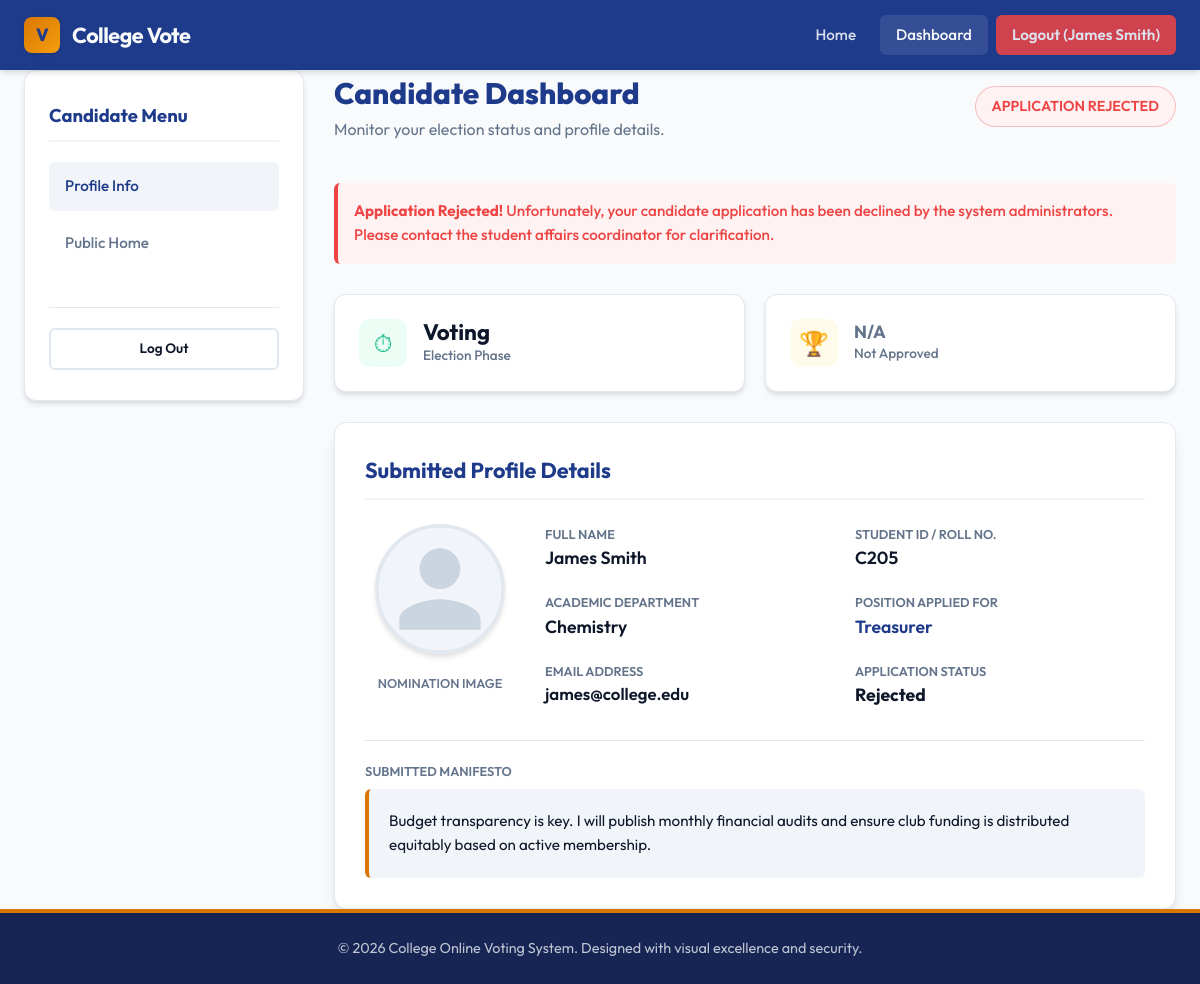
/candidate/dashboard.php (signed in), run on the app's committed database.
### tables this page shows
CREATE TABLE IF NOT EXISTS `system_settings` (
  `id` INT AUTO_INCREMENT PRIMARY KEY,
  `setting_key` VARCHAR(50) NOT NULL UNIQUE,
  `setting_value` VARCHAR(255) NOT NULL
);

CREATE TABLE IF NOT EXISTS `candidate_applications` (
  `id` INT AUTO_INCREMENT PRIMARY KEY,
  `student_id` VARCHAR(50) NOT NULL UNIQUE,
  `candidate_name` VARCHAR(100) NOT NULL,
  `department` VARCHAR(100) NOT NULL,
  `position` VARCHAR(100) NOT NULL,
  `email` VARCHAR(100) NOT NULL UNIQUE,
  `password` VARCHAR(255) NOT NULL,
  `photo` VARCHAR(255) NOT NULL,
  `manifesto` TEXT NOT NULL,
  `status` VARCHAR(20) DEFAULT 'Pending' NOT NULL  
);

### candidate/dashboard.php (the view, shortened to what this page needs)
<?php
$path_prefix = "../";
include $path_prefix . 'config/db.php';
$candidate_db_id = $_SESSION['candidate_db_id'];
try {
    $stmt = $pdo->prepare("SELECT * FROM candidate_applications WHERE id = ?");
    $stmt->execute([$candidate_db_id]);
    $candidate = $stmt->fetch();
    $stmt = $pdo->prepare("SELECT setting_value FROM system_settings WHERE setting_key = 'election_status'");
    $stmt->execute();
    $setting = $stmt->fetch();
    $election_status = $setting ? $setting['setting_value'] : 'voting';
    $stmt = $pdo->prepare("SELECT COUNT(*) as vote_count FROM votes WHERE candidate_id = ?");
    $stmt->execute([$candidate_db_id]);
    $votes_fetched = $stmt->fetch();
    $vote_count = $votes_fetched ? $votes_fetched['vote_count'] : 0;
    $stmt = $pdo->prepare("SELECT COUNT(*) as total_votes FROM votes");
    $stmt->execute();
    $total_votes_fetched = $stmt->fetch();
    $total_votes_cast = $total_votes_fetched ? $total_votes_fetched['total_votes'] : 0;
} catch (PDOException $e) {
    $error = "Database error: " . $e->getMessage();
}
include $path_prefix . 'includes/header.php';
?>
<div class="dashboard-grid">
    <div class="dashboard-sidebar">
        <h3 class="sidebar-title">Candidate Menu</h3>
        <ul class="sidebar-menu">
            <li><a href="#" class="sidebar-link active">Profile Info</a></li>
            <li><a href="../index.php" class="sidebar-link">Public Home</a></li>
        </ul>
        <div style="margin-top: 40px; border-top: 1px solid var(--border); padding-top: 20px;">
            <a href="logout.php" class="btn btn-outline btn-sm">Log Out</a>
        </div>
    </div>
    <div class="dashboard-content">
        <div class="page-header">
            <div class="page-title">
                <h1>Candidate Dashboard</h1>
                <p>Monitor your election status and profile details.</p>
            </div>
            <div>
                <?php if ($candidate['status'] === 'Pending'): ?>
                    <span class="badge badge-pending" style="font-size: 0.9rem; padding: 8px 16px;">Application Pending</span>
                <?php elseif ($candidate['status'] === 'Approved'): ?>
                    <span class="badge badge-approved" style="font-size: 0.9rem; padding: 8px 16px;">Approved Candidate</span>
                <?php elseif ($candidate['status'] === 'Rejected'): ?>
                    <span class="badge badge-rejected" style="font-size: 0.9rem; padding: 8px 16px;">Application Rejected</span>
                <?php endif; ?>
            </div>
        </div>
        <?php if ($candidate['status'] === 'Pending'): ?>
            <div class="alert alert-warning" style="margin-bottom: 0;">
                <div>
                    <strong>Application Under Review!</strong> Your nomination is currently pending approval by the admin. Once approved, your profile will become visible to student voters in the voting center.
                </div>
            </div>
        <?php elseif ($candidate['status'] === 'Rejected'): ?>
            <div class="alert alert-danger" style="margin-bottom: 0;">
                <div>
                    <strong>Application Rejected!</strong> Unfortunately, your candidate application has been declined by the system administrators. Please contact the student affairs coordinator for clarification.
                </div>
            </div>
        <?php endif; ?>
        <div class="stats-row">
            <div class="stat-card">
                <div class="stat-icon" style="background-color: var(--success-light); color: var(--success);">⏱</div>
                <div class="stat-info">
                    <span class="stat-val" style="text-transform: capitalize; font-size: 1.4rem;"><?php echo htmlspecialchars($election_status); ?></span>
                    <span class="stat-lbl">Election Phase</span>
                </div>
            </div>
            <div class="stat-card">
                <div class="stat-icon" style="background-color: var(--warning-light); color: var(--warning);">🏆</div>
                <div class="stat-info">
                    <?php if ($candidate['status'] !== 'Approved'): ?>
                        <span class="stat-val" style="font-size: 1.1rem; color: var(--text-muted);">N/A</span>
                        <span class="stat-lbl">Not Approved</span>
                    <?php elseif ($election_status !== 'ended'): ?>
                        <span class="stat-val" style="font-size: 1.1rem; color: var(--text-muted);">Locked 🔒</span>
                        <span class="stat-lbl">Awaiting Results</span>
                    <?php else: ?>
                        <span class="stat-val"><?php echo $vote_count; ?></span>
                        <span class="stat-lbl">Votes (<?php echo $total_votes_cast > 0 ? round(($vote_count / $total_votes_cast) * 100, 1) : 0; ?>%)</span>
                    <?php endif; ?>
                </div>
            </div>
        </div>
        <div class="form-card" style="max-width: 100%; margin: 0; padding: 30px;">
            <h2 style="font-size: 1.35rem; color: var(--primary); font-weight: 700; margin-bottom: 24px; border-bottom: 2px solid var(--bg-alt); padding-bottom: 10px;">Submitted Profile Details</h2>
            <div style="display: flex; gap: 30px; flex-wrap: wrap; align-items: flex-start;">
                <div style="width: 150px; text-align: center;">
                    <?php
                        $photo_path = $path_prefix . "assets/images/uploads/" . $candidate['photo'];
                        if (!file_exists($photo_path) || empty($candidate['photo'])) {
                            $photo_path = $path_prefix . "assets/images/" . $candidate['photo'];
                        }
                    ?>
                    <img src="<?php echo htmlspecialchars($photo_path); ?>" alt="<?php echo htmlspecialchars($candidate['candidate_name']); ?>" style="width: 130px; height: 130px; object-fit: cover; border-radius: 50%; border: 4px solid var(--border); box-shadow: var(--shadow-md); margin-bottom: 12px;">
                    <p style="font-size: 0.8rem; color: var(--text-muted); font-weight: 550;">NOMINATION IMAGE</p>
                </div>
                <div style="flex-grow: 1; display: grid; grid-template-columns: repeat(auto-fit, minmax(220px, 1fr)); gap: 20px;">
                    <div>
                        <p style="font-size: 0.8rem; color: var(--text-muted); font-weight: 600;">FULL NAME</p>
                        <p style="font-weight: 600; font-size: 1.1rem; color: var(--text-main);"><?php echo htmlspecialchars($candidate['candidate_name']); ?></p>
                    </div>
                    <div>
                        <p style="font-size: 0.8rem; color: var(--text-muted); font-weight: 600;">STUDENT ID / ROLL NO.</p>
                        <p style="font-weight: 600; font-size: 1.1rem; color: var(--text-main);"><?php echo htmlspecialchars($candidate['student_id']); ?></p>
                    </div>
                    <div>
                        <p style="font-size: 0.8rem; color: var(--text-muted); font-weight: 600;">ACADEMIC DEPARTMENT</p>
                        <p style="font-weight: 600; font-size: 1.1rem; color: var(--text-main);"><?php echo htmlspecialchars($candidate['department']); ?></p>
                    </div>
                    <div>
                        <p style="font-size: 0.8rem; color: var(--text-muted); font-weight: 600;">POSITION APPLIED FOR</p>
                        <p style="font-weight: 600; font-size: 1.1rem; color: var(--primary);"><?php echo htmlspecialchars($candidate['position']); ?></p>
                    </div>
                    <div>
                        <p style="font-size: 0.8rem; color: var(--text-muted); font-weight: 600;">EMAIL ADDRESS</p>
                        <p style="font-weight: 600; font-size: 1.05rem; color: var(--text-main);"><?php echo htmlspecialchars($candidate['email']); ?></p>
                    </div>
                    <div>
                        <p style="font-size: 0.8rem; color: var(--text-muted); font-weight: 600;">APPLICATION STATUS</p>
                        <p style="font-weight: 700; font-size: 1.1rem;"><?php echo htmlspecialchars($candidate['status']); ?></p>
                    </div>
                </div>
            </div>
            <div style="margin-top: 30px; padding-top: 20px; border-top: 1px solid var(--border);">
                <p style="font-size: 0.8rem; color: var(--text-muted); font-weight: 600; margin-bottom: 8px;">SUBMITTED MANIFESTO</p>
                <div style="background-color: var(--bg-alt); padding: 20px; border-radius: var(--radius-sm); border-left: 4px solid var(--secondary); font-size: 0.95rem; white-space: pre-wrap;"><?php echo htmlspecialchars($candidate['manifesto']); ?></div>
            </div>
        </div>
    </div>
</div>
<?php include $path_prefix . 'includes/footer.php'; ?>

### assets/css/style.css (style rules this page uses)
:root { --primary: #1e3a8a; --primary-light: #2563eb; --primary-hover: #172554; --secondary: #d97706; --secondary-hover: #b45309; --accent: #f59e0b; --bg-main: #f8fafc; --bg-surface: #ffffff; --bg-alt: #f1f5f9; --text-main: #0f172a; --text-muted: #64748b; --text-light: #f8fafc; --border: #e2e8f0; --success: #10b981; --success-light: #ecfdf5; --danger: #ef4444; --danger-light: #fef2f2; --warning: #f59e0b; --warning-light: #fffbeb; --radius-sm: 6px; --radius-md: 12px; --radius-lg: 20px; --shadow-sm: 0 1px 3px rgba(0, 0, 0, 0.1); --shadow-md: 0 4px 6px -1px rgba(0, 0, 0, 0.1), 0 2px 4px -1px rgba(0, 0, 0, 0.06); --shadow-lg: 0 10px 15px -3px rgba(0, 0, 0, 0.1), 0 4px 6px -2px rgba(0, 0, 0, 0.05); --shadow-premium: 0 20px 25px -5px rgba(30, 58, 138, 0.08), 0 10px 10px -5px rgba(30, 58, 138, 0.04); --transition: all 0.3s cubic-bezier(0.4, 0, 0.2, 1); --max-width: 1200px; }
* { margin: 0; padding: 0; box-sizing: border-box; }
body { font-family: 'Outfit', sans-serif; background-color: var(--bg-main); color: var(--text-main); line-height: 1.6; min-height: 100vh; display: flex; flex-direction: column; }
a { color: var(--primary-light); text-decoration: none; transition: var(--transition); }
.btn { display: inline-flex; align-items: center; justify-content: center; gap: 8px; padding: 12px 24px; border-radius: var(--radius-sm); font-size: 0.95rem; font-weight: 600; cursor: pointer; border: none; transition: var(--transition); width: 100%; }
.btn-outline { background-color: transparent; border: 2px solid var(--border); color: var(--text-main); }
.btn-sm { padding: 8px 16px; font-size: 0.85rem; }
.form-card { background-color: var(--bg-surface); border-radius: var(--radius-md); box-shadow: var(--shadow-lg); border: 1px solid var(--border); max-width: 500px; margin: 40px auto; padding: 40px; }
.alert { padding: 16px; border-radius: var(--radius-sm); margin-bottom: 24px; font-weight: 500; font-size: 0.95rem; display: flex; align-items: center; gap: 12px; animation: slideIn 0.3s ease-out; }
.alert-danger { background-color: var(--danger-light); color: var(--danger); border-left: 4px solid var(--danger); }
.badge { display: inline-flex; padding: 4px 10px; border-radius: 50px; font-weight: 600; font-size: 0.8rem; text-transform: uppercase; }
.badge-rejected { background-color: var(--danger-light); color: var(--danger); border: 1px solid rgba(239, 68, 68, 0.3); }
.dashboard-grid { display: grid; grid-template-columns: 280px 1fr; gap: 30px; }
.dashboard-sidebar { background-color: var(--bg-surface); border-radius: var(--radius-md); padding: 30px 24px; box-shadow: var(--shadow-md); border: 1px solid var(--border); height: fit-content; }
.sidebar-title { font-size: 1.15rem; font-weight: 700; color: var(--primary); margin-bottom: 20px; padding-bottom: 10px; border-bottom: 2px solid var(--bg-alt); }
.sidebar-menu { list-style: none; display: flex; flex-direction: column; gap: 8px; }
.sidebar-link { display: flex; align-items: center; gap: 12px; padding: 12px 16px; border-radius: var(--radius-sm); color: var(--text-muted); font-weight: 500; font-size: 0.95rem; }
.sidebar-link:hover, .sidebar-link.active { color: var(--primary); background-color: var(--bg-alt); }
.dashboard-content { display: flex; flex-direction: column; gap: 30px; }
.page-header { display: flex; justify-content: space-between; align-items: center; margin-bottom: 10px; flex-wrap: wrap; gap: 16px; }
.page-title h1 { font-size: 1.85rem; font-weight: 800; color: var(--primary); }
.page-title p { color: var(--text-muted); }
.stats-row { display: grid; grid-template-columns: repeat(auto-fit, minmax(200px, 1fr)); gap: 20px; }
.stat-card { background-color: var(--bg-surface); border-radius: var(--radius-md); padding: 24px; box-shadow: var(--shadow-md); border: 1px solid var(--border); display: flex; align-items: center; gap: 16px; }
.stat-icon { width: 48px; height: 48px; border-radius: 10px; background-color: var(--bg-alt); color: var(--primary); display: flex; align-items: center; justify-content: center; font-size: 1.5rem; }
.stat-info { display: flex; flex-direction: column; }
.stat-val { font-size: 1.6rem; font-weight: 700; color: var(--text-main); line-height: 1.2; }
.stat-lbl { font-size: 0.85rem; color: var(--text-muted); font-weight: 500; }

### data on the page
system_settings: setting_value "Voting"
candidate_applications: photo (placeholder picture), candidate_name "James Smith", student "C205", department "Chemistry", position "Treasurer", email "james@college.edu", status "Rejected", manifesto "Budget transparency is key. I will publish monthly financial audits and ensure club funding is distributed equitably based on active membership."

### other printed values
$_SESSION['candidate_name'] "James Smith"
